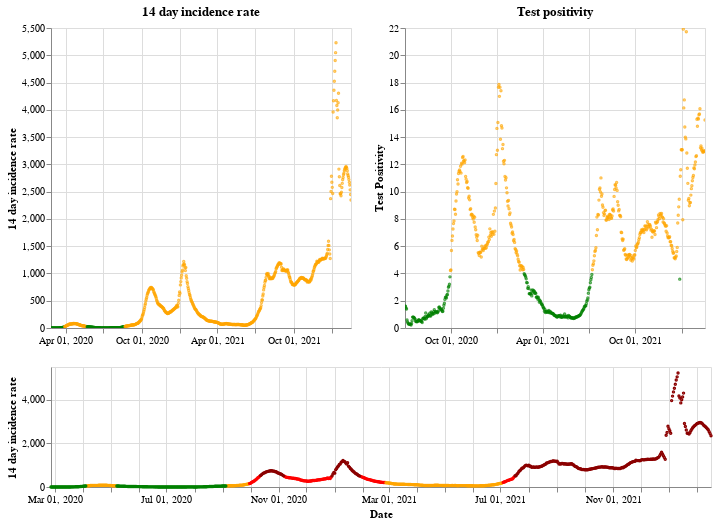

This figure's notebook cell:
### Markdown cell above
## Northern Ireland

### Code cell
plot_traffic_light('Northern Ireland')

### Figure 1 — Vega-Lite specification as saved in the notebook (floating-point values rounded to 4 significant figures; data arrays with more than 128 entries replaced by an {"elided": "..."} marker saying what was removed)
{"config": {"view": {"continuousWidth": 400, "continuousHeight": 300}}, "vconcat": [{"hconcat": [{"mark": {"type": "point", "size": 2}, "encoding": {"color": {"condition": {"value": "green", "test": "(datum.twoWeeklyCasesRate <= 25)"}, "value": "orange"}, "tooltip": [{"type": "nominal", "field": "areaName"}, {"type": "temporal", "field": "date"}, {"type": "quantitative", "field": "twoWeeklyCasesRate"}, {"type": "quantitative", "field": "testPositivity"}], "x": {"type": "temporal", "axis": {"title": ""}, "field": "date", "scale": {"domain": {"selection": "DateBrush"}}, "timeUnit": "yearmonthdate"}, "y": {"type": "quantitative", "axis": {"title": "14 day incidence rate"}, "field": "twoWeeklyCasesRate"}}, "title": "14 day incidence rate", "width": 300}, {"mark": {"type": "point", "size": 2}, "encoding": {"color": {"condition": {"value": "green", "test": "(datum.testPositivity <= 4)"}, "value": "orange"}, "tooltip": [{"type": "nominal", "field": "areaName"}, {"type": "temporal", "field": "date"}, {"type": "quantitative", "field": "twoWeeklyCasesRate"}, {"type": "quantitative", "field": "testPositivity"}], "x": {"type": "temporal", "axis": {"title": ""}, "field": "date", "scale": {"domain": {"selection": "DateBrush"}}, "timeUnit": "yearmonthdate"}, "y": {"type": "quantitative", "axis": {"title": "Test Positivity"}, "field": "testPositivity"}}, "title": "Test positivity", "width": 300}]}, {"layer": [{"mark": {"type": "point", "size": 2}, "encoding": {"color": {"condition": {"value": "orange", "test": "(((datum.testPositivity < 4) && (datum.twoWeeklyCasesRate >= 50)) && (datum.twoWeeklyCasesRate < 200))"}, "value": "red"}, "opacity": {"condition": {"value": 1, "test": "((datum.twoWeeklyCasesRate >= 50) && (datum.twoWeeklyCasesRate < 500))"}, "value": 0}, "tooltip": [{"type": "nominal", "field": "areaName"}, {"type": "temporal", "field": "date"}, {"type": "quantitative", "field": "twoWeeklyCasesRate"}, {"type": "quantitative", "field": "testPositivity"}], "x": {"type": "temporal", "axis": {"title": "Date"}, "field": "date", "timeUnit": "yearmonthdate"}, "y": {"type": "quantitative", "axis": {"title": "14 day incidence rate"}, "field": "twoWeeklyCasesRate"}}, "selection": {"DateBrush": {"type": "interval", "encodings": ["x"], "fields": ["Time"]}}}, {"mark": {"type": "point", "size": 2}, "encoding": {"color": {"value": "darkred"}, "opacity": {"condition": {"value": 1, "test": "(datum.twoWeeklyCasesRate >= 500)"}, "value": 0}, "tooltip": [{"type": "nominal", "field": "areaName"}, {"type": "temporal", "field": "date"}, {"type": "quantitative", "field": "twoWeeklyCasesRate"}, {"type": "quantitative", "field": "testPositivity"}], "x": {"type": "temporal", "axis": {"title": "Date"}, "field": "date", "timeUnit": "yearmonthdate"}, "y": {"type": "quantitative", "axis": {"title": "14 day incidence rate"}, "field": "twoWeeklyCasesRate"}}}, {"mark": {"type": "point", "size": 2}, "encoding": {"color": {"condition": {"value": "green", "test": "((datum.testPositivity < 4) && (datum.twoWeeklyCasesRate < 50))"}, "value": "orange"}, "opacity": {"condition": {"value": 1, "test": "(datum.twoWeeklyCasesRate < 50)"}, "value": 0}, "tooltip": [{"type": "nominal", "field": "areaName"}, {"type": "temporal", "field": "date"}, {"type": "quantitative", "field": "twoWeeklyCasesRate"}, {"type": "quantitative", "field": "testPositivity"}], "x": {"type": "temporal", "axis": {"title": "Date"}, "field": "date", "timeUnit": "yearmonthdate"}, "y": {"type": "quantitative", "axis": {"title": "14 day incidence rate"}, "field": "twoWeeklyCasesRate"}}}], "height": 120, "width": 660}], "data": {"name": "data-0606cb0fe256309c622a0e4b50471f36"}, "$schema": "https://vega.github.io/schema/vega-lite/v4.8.1.json", "datasets": {"data-0606cb0fe256309c622a0e4b50471f36": {"elided": "722 records"}}}
